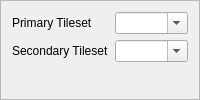
                      <widget class="QFrame" name="frame_Tilesets">
                       <property name="sizePolicy">
                        <sizepolicy hsizetype="Preferred" vsizetype="Preferred">
                         <horstretch>0</horstretch>
                         <verstretch>0</verstretch>
                        </sizepolicy>
                       </property>
                       <property name="frameShape">
                        <enum>QFrame::StyledPanel</enum>
                       </property>
                       <property name="frameShadow">
                        <enum>QFrame::Raised</enum>
                       </property>
                       <layout class="QFormLayout" name="formLayout">
                        <item row="0" column="0">
                         <widget class="QLabel" name="label_PrimaryTileset">
                          <property name="text">
                           <string>Primary Tileset</string>
                          </property>
                         </widget>
                        </item>
                        <item row="0" column="1">
                         <widget class="NoScrollComboBox" name="comboBox_PrimaryTileset">
                          <property name="focusPolicy">
                           <enum>Qt::StrongFocus</enum>
                          </property>
                          <property name="toolTip">
                           <string>&lt;html&gt;&lt;head/&gt;&lt;body&gt;&lt;p&gt;Primary Tileset&lt;/p&gt;&lt;p&gt;Defines the first 0x200 metatiles available for the map.&lt;/p&gt;&lt;/body&gt;&lt;/html&gt;</string>
                          </property>
                          <property name="editable">
                           <bool>true</bool>
                          </property>
                         </widget>
                        </item>
                        <item row="1" column="0">
                         <widget class="QLabel" name="label_SecondaryTileset">
                          <property name="text">
                           <string>Secondary Tileset</string>
                          </property>
                         </widget>
                        </item>
                        <item row="1" column="1">
                         <widget class="NoScrollComboBox" name="comboBox_SecondaryTileset">
                          <property name="focusPolicy">
                           <enum>Qt::StrongFocus</enum>
                          </property>
                          <property name="toolTip">
                           <string>&lt;html&gt;&lt;head/&gt;&lt;body&gt;&lt;p&gt;Secondary Tileset&lt;/p&gt;&lt;p&gt;Defines the second 0x200 metatiles available for the map.&lt;/p&gt;&lt;/body&gt;&lt;/html&gt;</string>
                          </property>
                          <property name="editable">
                           <bool>true</bool>
                          </property>
                         </widget>
                        </item>
                       </layout>
                      </widget>
